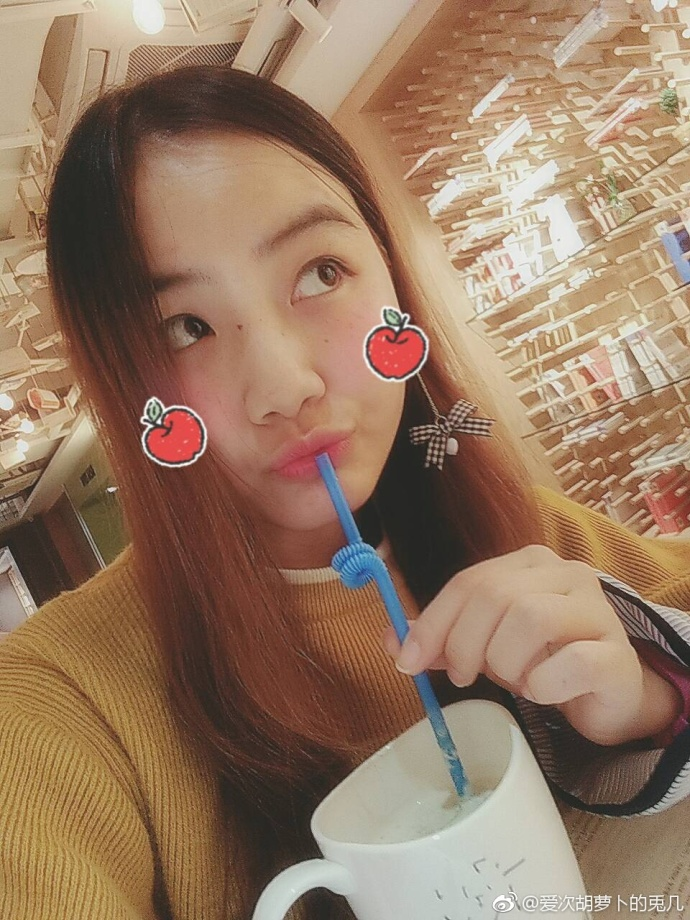
%> input picture 3.jpg, 690 x 920 px
$ octave day3_10.m   (GNU Octave 9; MATLAB toolbox functions it lacks are replaced by stand-ins)
%> lines starting %> are read from the running program, lines starting %| are printed output that depends on the picture
close all;clc;
img=imread('3.jpg');
%> img is the input picture: size 920x690x3 uint8; mean R, G, B 149.8, 121.2, 98
newimg1=imrotate(img,50);
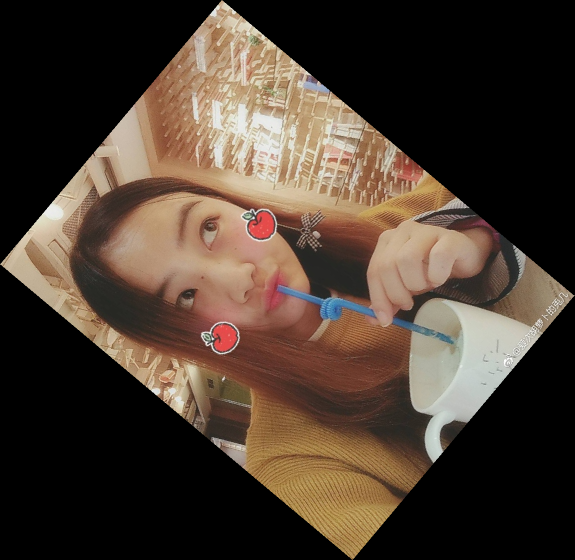
%> newimg1: size 1120x1149x3 uint8 (shown at 1/2 size); mean R, G, B 73.9, 59.8, 48.3
newimg2=imrotate(img,-50,'bilinear');
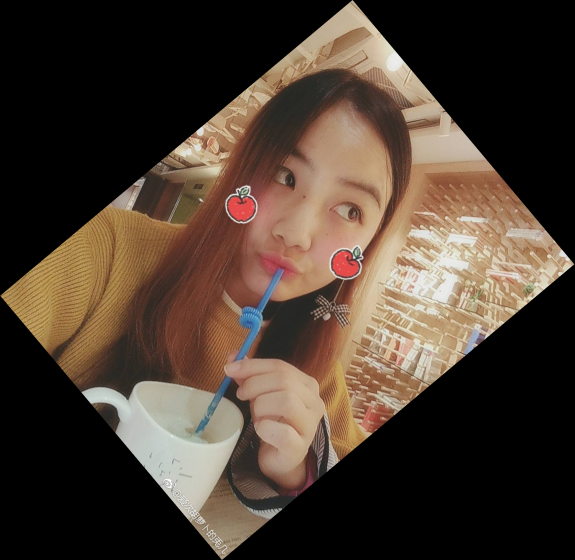
%> newimg2: size 1120x1149x3 uint8 (shown at 1/2 size); mean R, G, B 73.9, 59.8, 48.3; mean of the top-left, top-right, bottom-left and bottom-right quarters 37.5, 84.6, 68.5, 52
newimg3=imrotate(img,50,'crop');
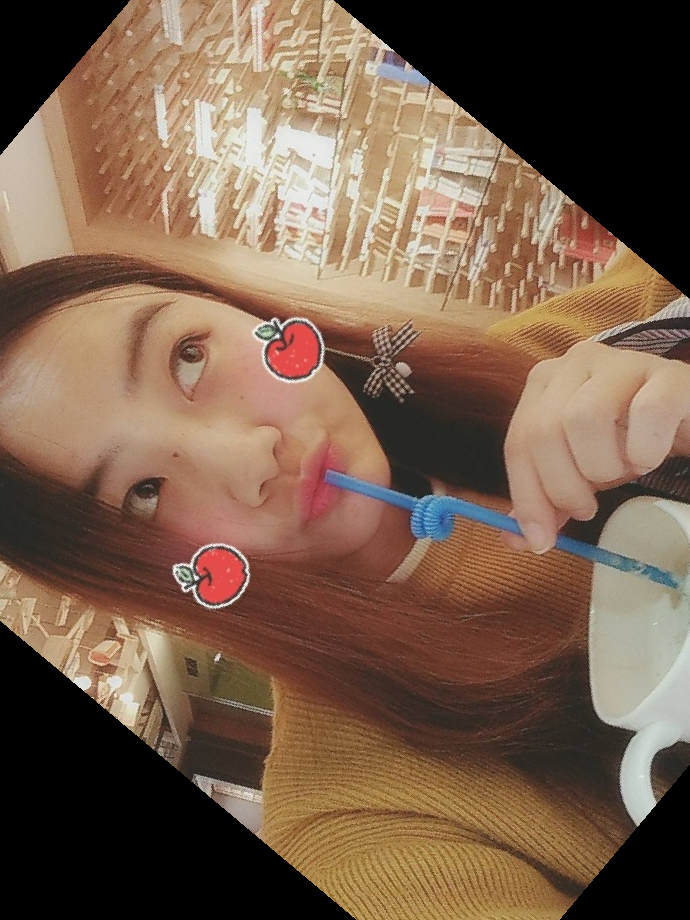
%> newimg3: size 920x690x3 uint8; mean R, G, B 119.4, 94.3, 75.4
figure,
subplot(221);imshow(img);xlabel('(a)原图像');
subplot(222);imshow(newimg1);xlabel('(b)旋转后的图像1');
subplot(223);imshow(newimg2);xlabel('(c)旋转后的图像2');
subplot(224);imshow(newimg3);xlabel('(d)旋转后的图像3');
%> after `xlabel('(d)旋转后的图像3')`:
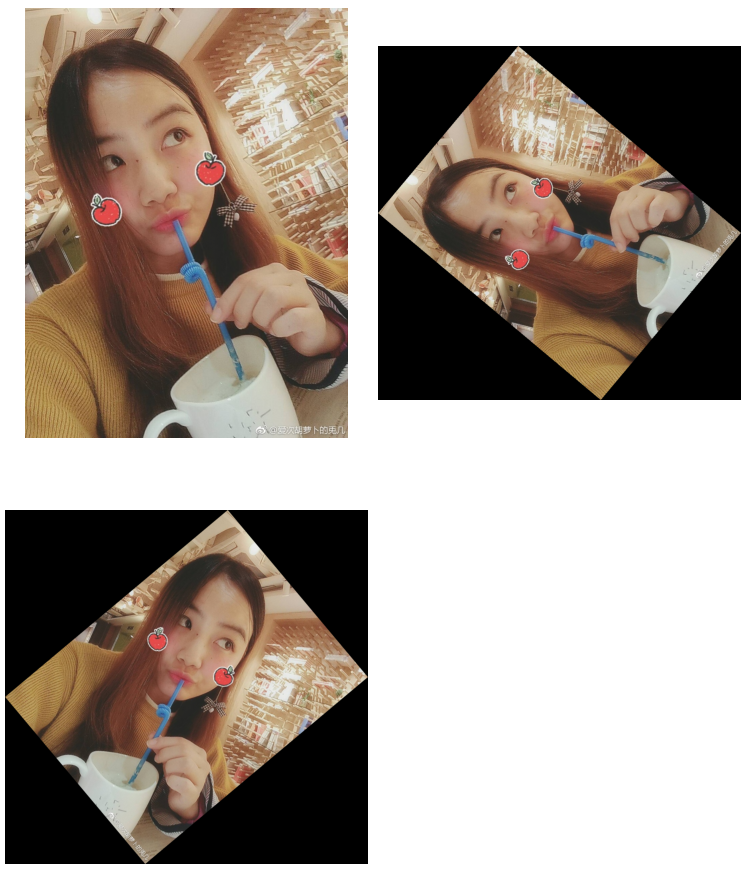
%> figure redrawn from the program's plot data, 4 panels

$ run again, with 2.jpg copied over 3.jpg
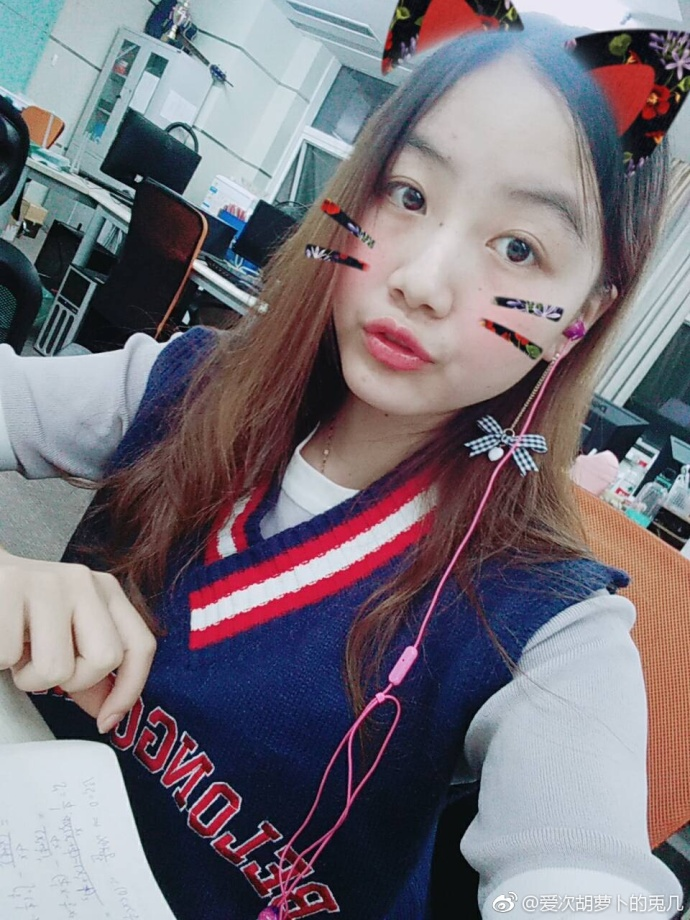
%> input picture 2.jpg, 690 x 920 px
%> img is the input picture: size 920x690x3 uint8; mean R, G, B 119.8, 113.4, 121.8
%> `newimg3=imrotate(img,50,'crop');`:
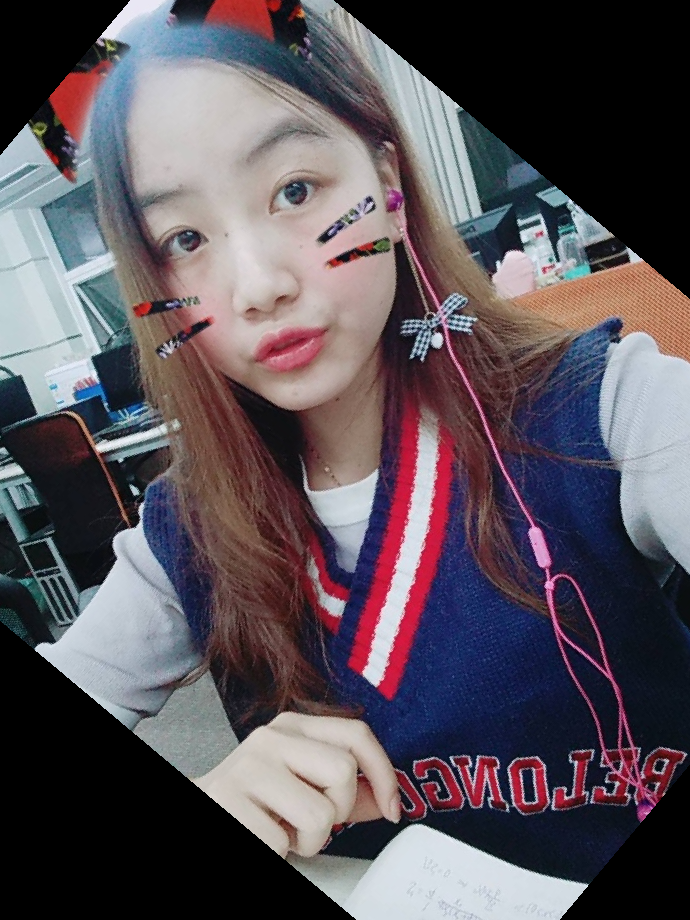
%> newimg3: size 920x690x3 uint8; mean R, G, B 90.3, 82.4, 89.8
%> `xlabel('(d)旋转后的图像3')`:
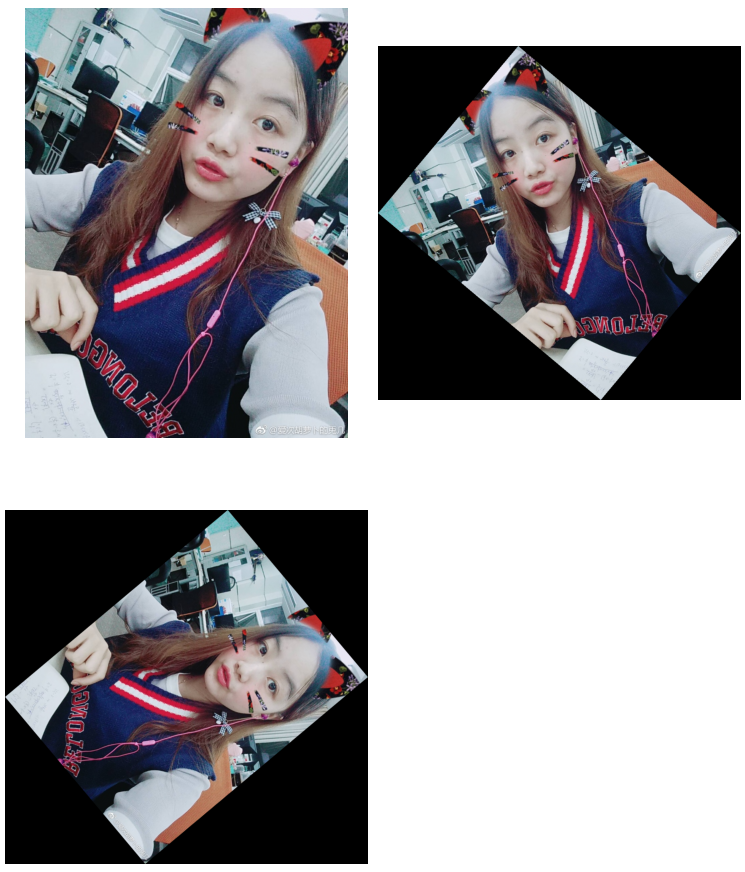
%> figure redrawn from the program's plot data, 4 panels

$ run again, with 1_1.jpg copied over 3.jpg
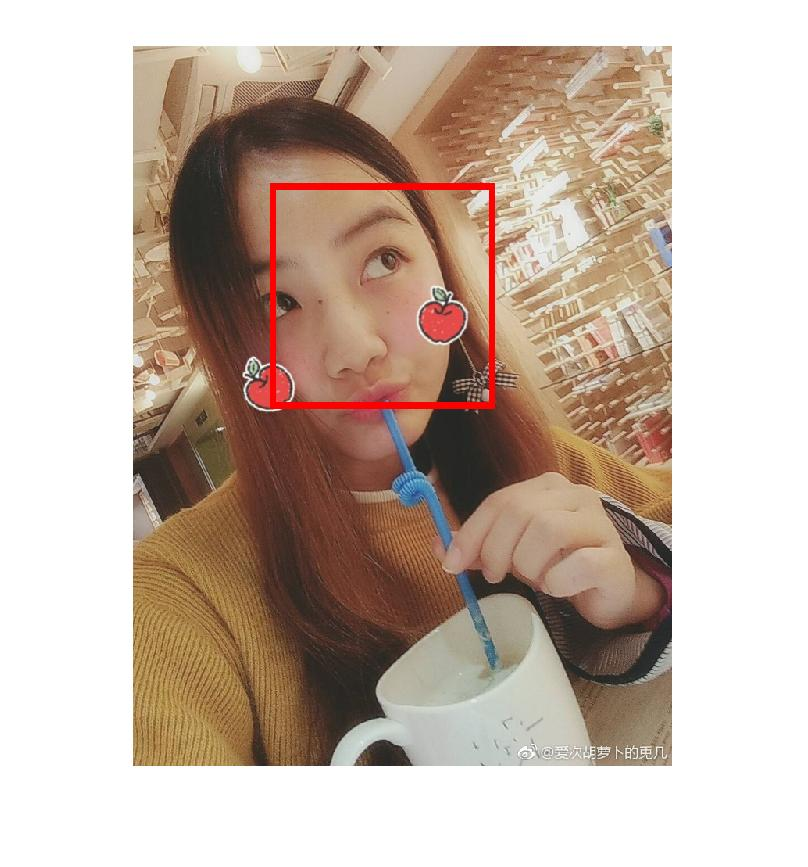
%> input picture 1_1.jpg, 808 x 867 px
%> img is the input picture: size 867x808x3 uint8; mean R, G, B 197.4, 179.9, 167.2
%> `newimg3=imrotate(img,50,'crop');`:
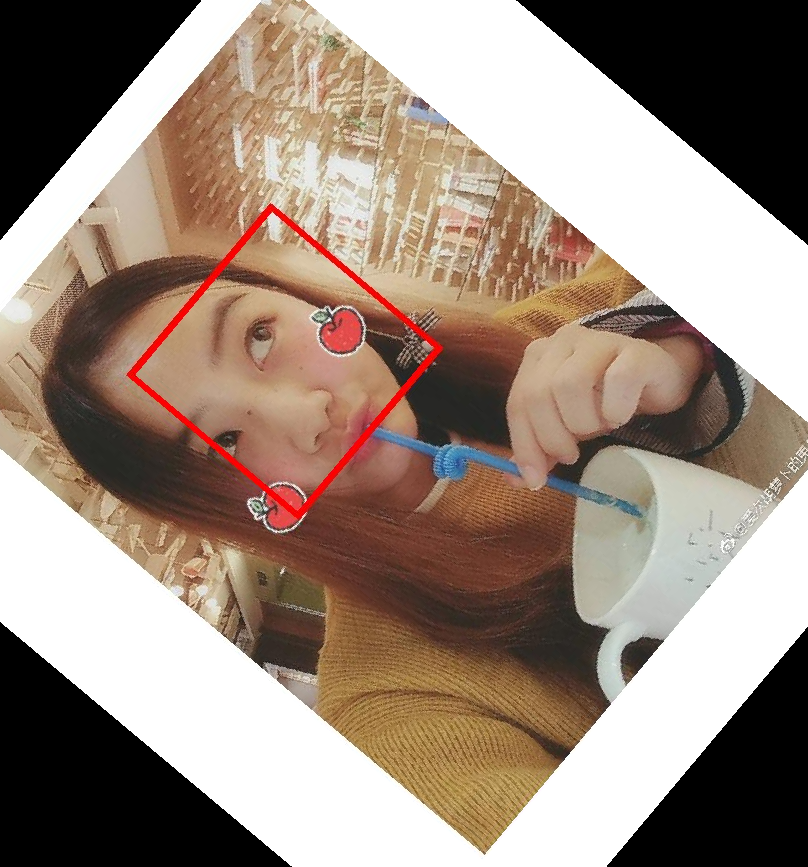
%> newimg3: size 867x808x3 uint8; mean R, G, B 154.2, 136.8, 124.3
%> `xlabel('(d)旋转后的图像3')`:
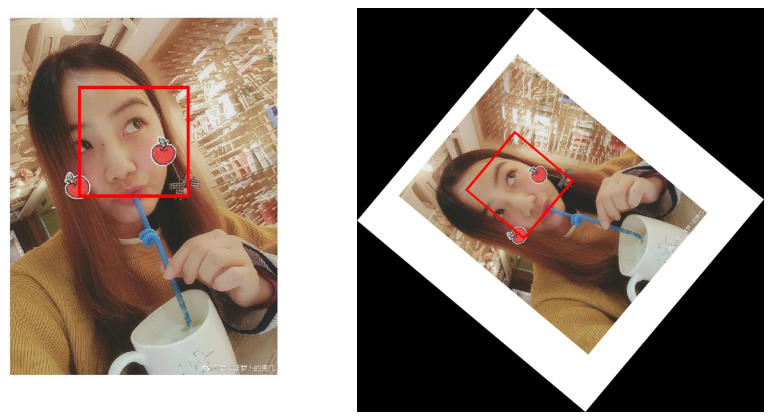
%> figure redrawn from the program's plot data, 4 panels
